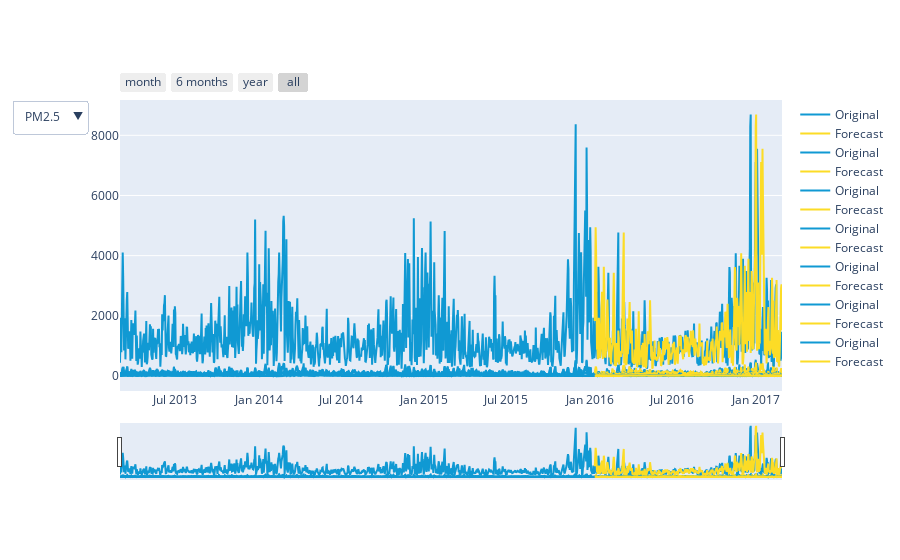

Write notebook code for a chart like this one.
### Markdown cell above
<h4>Naive Seasonal model</h4>

### Code cell
columns = dataframe.columns
prediction_list = []
for col in columns:
    model_ns = NaiveSeasonal(K=12)
    prediction = model_ns.historical_forecasts(timeseries[col], start=START_DATE, forecast_horizon=12, verbose=True)
    prediction_list.append(prediction)
    DATAFRAME_METRICS = DATAFRAME_METRICS.append(evaluateModel(timeseries[col], prediction, 'NaiveSeasonal', col))
    
plotModel(dataframe, prediction_list, 'Naive Seasonal model')

### Figure 1 — Plotly figure (JSON) as saved in the notebook; plotly's stock layout.template omitted (floating-point values rounded to 4 significant figures; data arrays with more than 128 entries replaced by an {"elided": "..."} marker saying what was removed)
{"data": [{"line": {"color": "#1099D3"}, "name": "Original", "type": "scatter", "x": {"elided": "1461 str values"}, "y": {"elided": "1461 float values"}}, {"line": {"color": "#FCDC26"}, "name": "Forecast", "type": "scatter", "x": {"elided": "414 str values"}, "y": {"elided": "414 float values"}}, {"line": {"color": "#1099D3"}, "name": "Original", "type": "scatter", "x": {"elided": "1461 str values"}, "y": {"elided": "1461 float values"}}, {"line": {"color": "#FCDC26"}, "name": "Forecast", "type": "scatter", "x": {"elided": "414 str values"}, "y": {"elided": "414 float values"}}, {"line": {"color": "#1099D3"}, "name": "Original", "type": "scatter", "x": {"elided": "1461 str values"}, "y": {"elided": "1461 float values"}}, {"line": {"color": "#FCDC26"}, "name": "Forecast", "type": "scatter", "x": {"elided": "414 str values"}, "y": {"elided": "414 float values"}}, {"line": {"color": "#1099D3"}, "name": "Original", "type": "scatter", "x": {"elided": "1461 str values"}, "y": {"elided": "1461 float values"}}, {"line": {"color": "#FCDC26"}, "name": "Forecast", "type": "scatter", "x": {"elided": "414 str values"}, "y": {"elided": "414 float values"}}, {"line": {"color": "#1099D3"}, "name": "Original", "type": "scatter", "x": {"elided": "1461 str values"}, "y": {"elided": "1461 float values"}}, {"line": {"color": "#FCDC26"}, "name": "Forecast", "type": "scatter", "x": {"elided": "414 str values"}, "y": {"elided": "414 float values"}}, {"line": {"color": "#1099D3"}, "name": "Original", "type": "scatter", "x": {"elided": "1461 str values"}, "y": {"elided": "1461 float values"}}, {"line": {"color": "#FCDC26"}, "name": "Forecast", "type": "scatter", "x": {"elided": "414 str values"}, "y": {"elided": "414 float values"}}, {"line": {"color": "#1099D3"}, "name": "Original", "type": "scatter", "x": {"elided": "1461 str values"}, "y": {"elided": "1461 float values"}}, {"line": {"color": "#FCDC26"}, "name": "Forecast", "type": "scatter", "x": {"elided": "414 str values"}, "y": {"elided": "414 float values"}}], "layout": {"updatemenus": [{"active": 0, "buttons": [{"args": [{"visible": [true, true, false, false, false, false, false, false, false, false, false, false, false, false]}, {"title": "Micro particles(<2.5um) level in the air (Naive Seasonal model)"}], "label": "PM2.5", "method": "update"}, {"args": [{"visible": [false, false, true, true, false, false, false, false, false, false, false, false, false, false]}, {"title": "Micro particles(<10um) level in the air (Naive Seasonal model)"}], "label": "PM10", "method": "update"}, {"args": [{"visible": [false, false, false, false, true, true, false, false, false, false, false, false, false, false]}, {"title": "Sulfur dioxide level in the air (Naive Seasonal model)"}], "label": "SO2", "method": "update"}, {"args": [{"visible": [false, false, false, false, false, false, true, true, false, false, false, false, false, false]}, {"title": "Nitrogen dioxide level in the air (Naive Seasonal model)"}], "label": "NO2", "method": "update"}, {"args": [{"visible": [false, false, false, false, false, false, false, false, true, true, false, false, false, false]}, {"title": "Carbon monoxide level in the air (Naive Seasonal model)"}], "label": "CO", "method": "update"}, {"args": [{"visible": [false, false, false, false, false, false, false, false, false, false, true, true, false, false]}, {"title": "Nitrogen dioxide level in the air (Naive Seasonal model)"}], "label": "O3", "method": "update"}, {"args": [{"visible": [false, false, false, false, false, false, false, false, false, false, false, false, true, true]}, {"title": "Temperature (Naive Seasonal model)"}], "label": "TEMP", "method": "update"}]}], "xaxis": {"rangeselector": {"buttons": [{"count": 1, "label": "month", "step": "month", "stepmode": "backward"}, {"count": 6, "label": "6 months", "step": "month", "stepmode": "backward"}, {"count": 1, "label": "year", "step": "year", "stepmode": "backward"}, {"step": "all"}]}, "rangeslider": {"visible": true}, "showgrid": false, "type": "date"}}}
